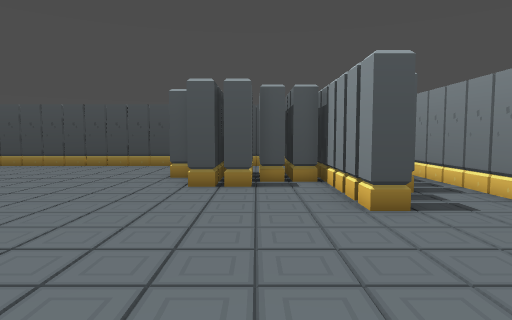
view 1 (above)

21 first-person views from a walk through a level from a Godot 3-D game. The camera is 1.4 m above the floor, tilts 4° down and sees 75° across. The floor is counted in squares, 1 m on a side. Each view is taken from the middle of a square. On the plan, view 1 faces up. The plan holds only what a view shows up to about 15 squares ahead; the rest is blank.

view 2
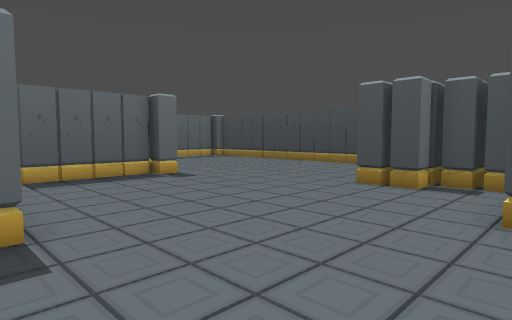

view 3
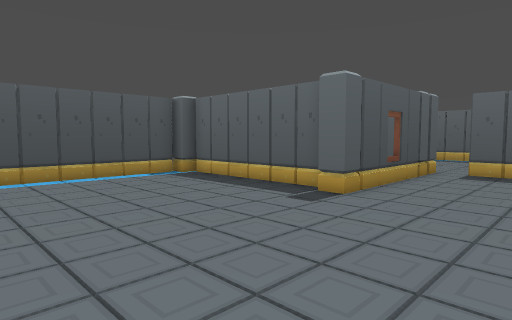

view 4
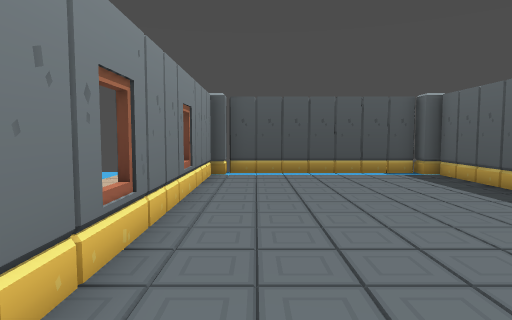

view 5
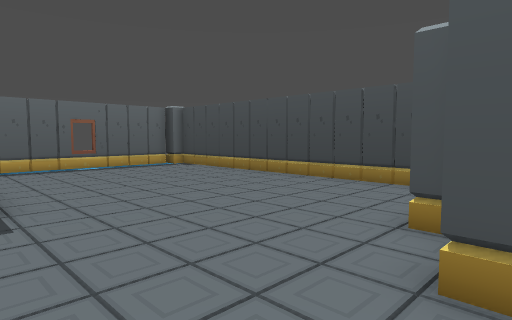

view 6
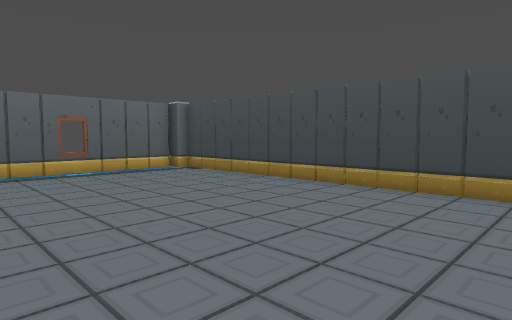

view 7
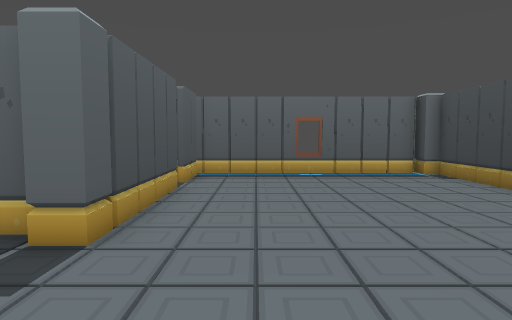

view 8
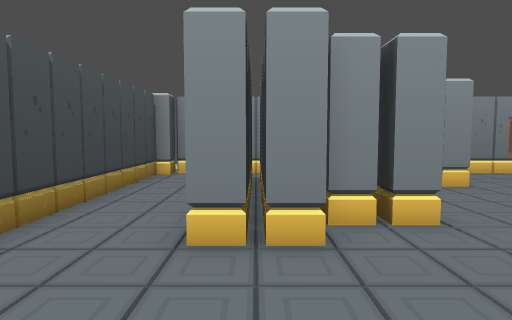

view 9
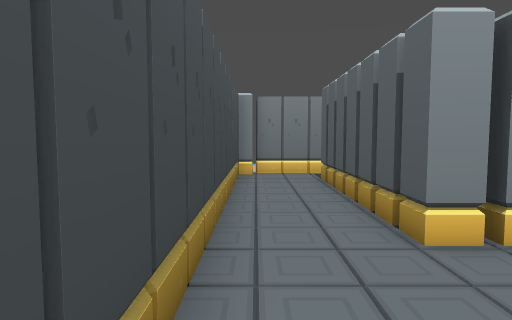

view 10
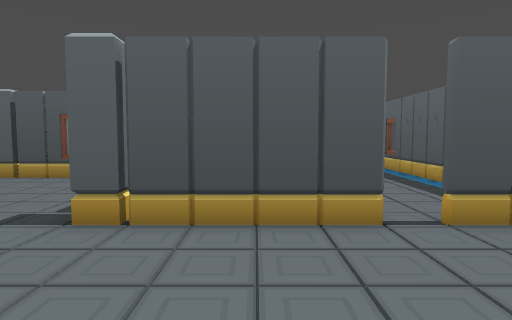

view 11
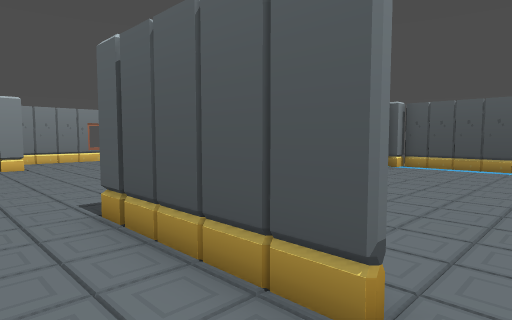

view 12
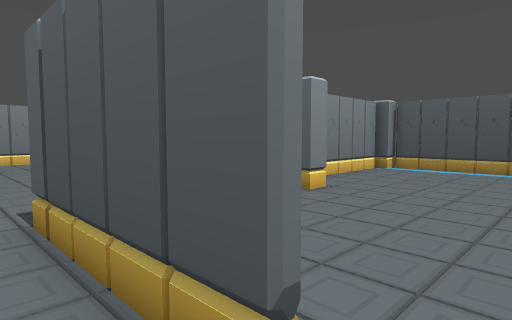

view 13
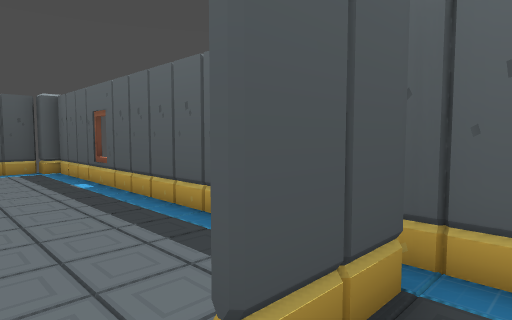

view 14
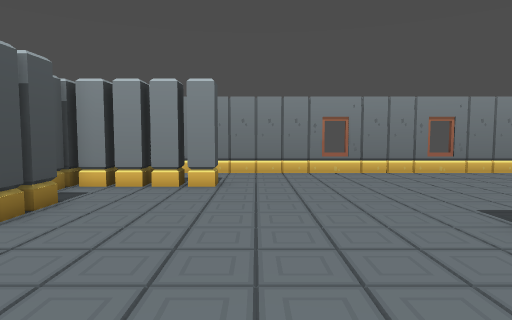

view 15
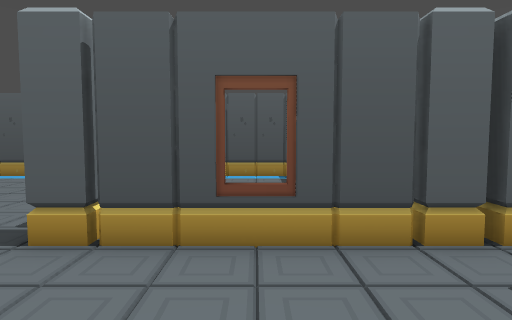

view 16
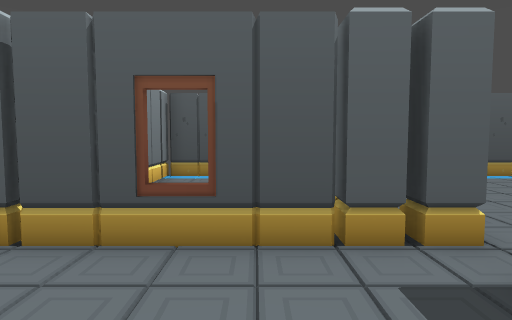

view 17
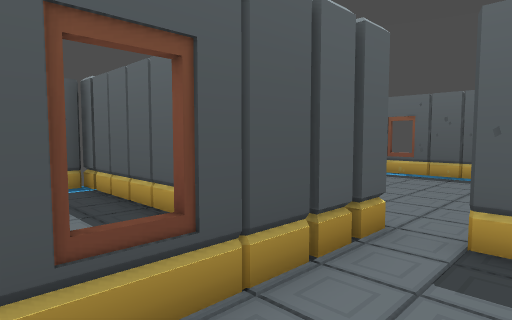

view 18
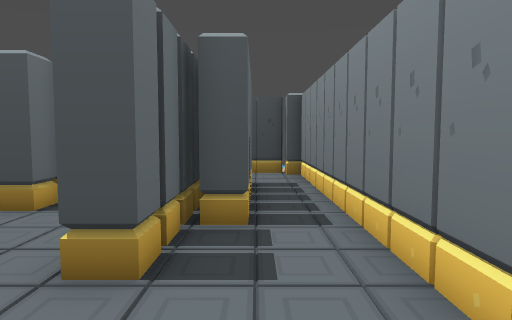

view 19
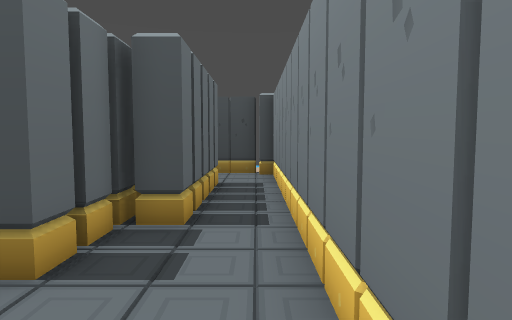

view 20
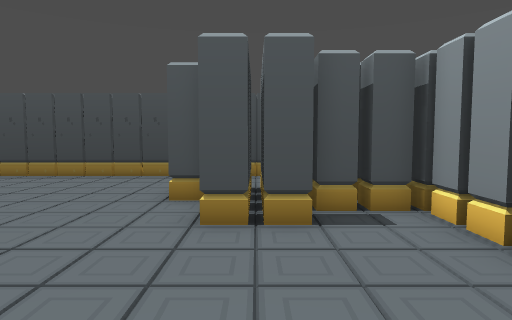

view 21
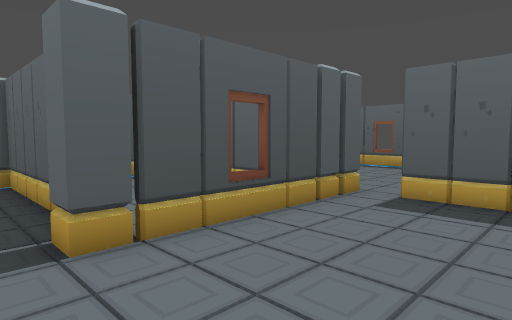

### Floor plan
Ten units are one square. View 1 is at (0, 0); x grows to the right and y downward. Boxes are objects, and circles mark ways between rooms. Rooms are numbered by the first view taken in them; rooms with no view inside come last. Other rooms are left out.
<svg viewBox="-175 -161 240 236">
<path fill="none" stroke="#000" d="M-19 -91 -19 -99 -11 -99 -11 -91 -19 -91M-19 -100 -19 -109M-21 -111 -29 -111 -29 -119M-1 -101 -9 -101M-70 -9 -21 -9 -21 -1M-29 -120 -29 -129 -21 -129M21 -71 21 -79M-26 1 -26 60M-1 -110 -1 -101 -1 -91 -9 -91 -9 -99M-80 -9 -71 -9M29 -69 29 -61 21 -61 21 -69M29 -71 21 -71M9 -110 9 -101 1 -101M-89 -9 -81 -9 -81 -1M-19 -129 -11 -129M29 -81 29 -71M20 -101 11 -101 11 -109M-9 -129 -1 -129M29 -91 21 -91 21 -99M1 -129 9 -129M29 -101 21 -101 21 -109M39 -89 39 -81 29 -81 21 -81 21 -89M11 -129 19 -129M39 -99 39 -91M-130 -69 -81 -69 -81 -61 -86 -61 -86 -20M21 -129 29 -129M39 -109 39 -101M39 -119 39 -111M31 -129 39 -129 39 -121M-160 -69 -140 -69M-30 61 -21 61 -21 66 51 66 51 61 56 61 56 -151 51 -151 51 -156 -161 -156 -161 -151 -166 -151 -166 -65M-89 0 -89 -9M-166 -32 -166 61M-121 66 -80 66M-89 -64 -89 -70M-79 61 -71 61M-74 60 -74 20M-161 66 -140 66M-71 0 -71 66 -29 66 -29 46M-71 -9 -71 -2"/>
<circle cx="-90" cy="-15" r="3" fill="#2a7"/>
<text x="-40" y="-60">1</text>
<text x="-120" y="0">2</text>
<text x="-50" y="30">3</text>
</svg>
Room 1 opens to room 2.

Where each view was taken, in squares from view 1:
view 1: 0 up, 0 right, facing up
view 2: 0 up, 3 right, facing up-left
view 3: 5 up, 5 right, facing down-left
view 4: 6 up, 4 right, facing down
view 5: 6 up, 1 left, facing up-left
view 6: 7 up, 3 left, facing up-left
view 7: 9 up, 4 left, facing left
view 8: 12 up, 7 left, facing right
view 9: 15 up, 7 left, facing right
view 10: 12 up, 11 left, facing down
view 11: 9 up, 14 left, facing down-right
view 12: 8 up, 14 left, facing down-right
view 13: 8 up, 13 left, facing down-left
view 14: 5 up, 7 left, facing right
view 15: 5 up, 5 left, facing down
view 16: 5 up, 6 left, facing down
view 17: 3 up, 4 left, facing down-left
view 18: 3 up, 4 right, facing up
view 19: 3 up, 5 right, facing up
view 20: 4 up, 1 left, facing up
view 21: 5 up, 1 left, facing down-left
